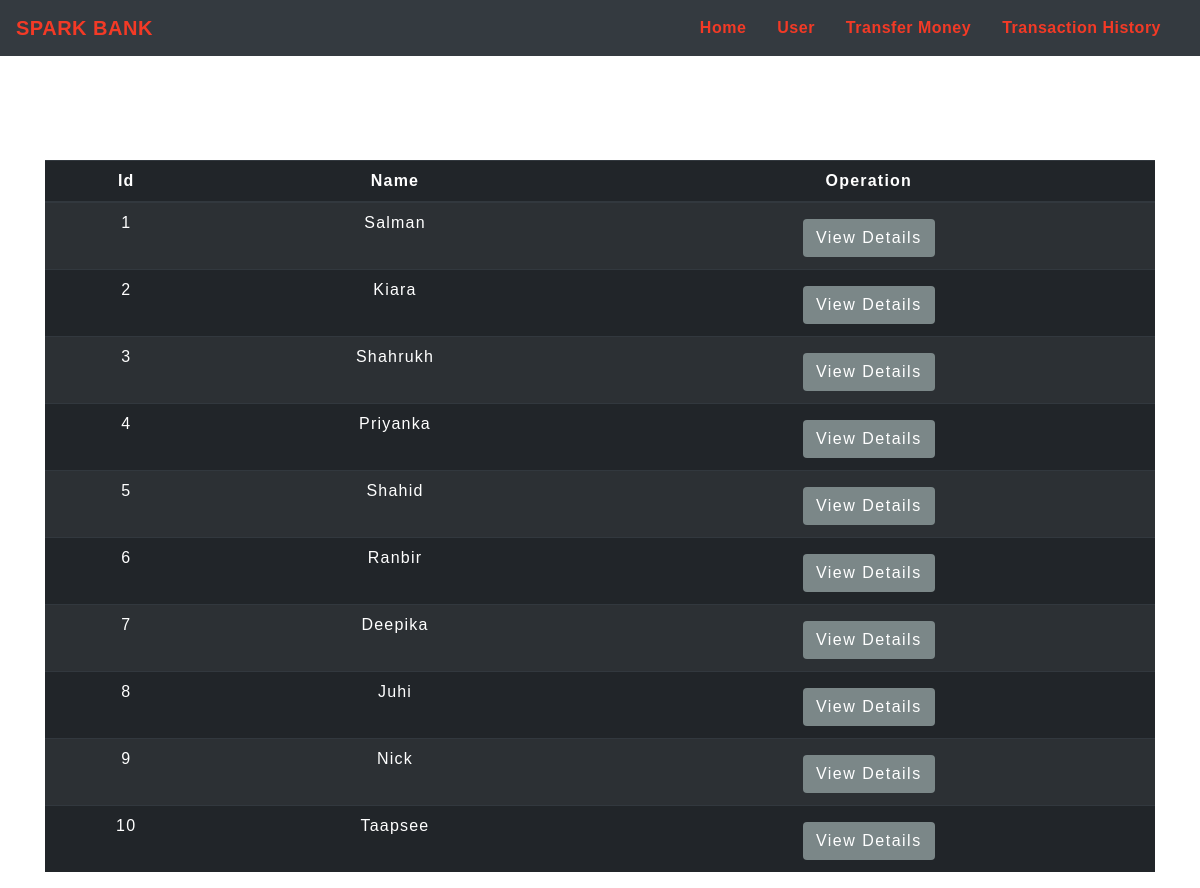
Screenshot of /viewallcustomers.php with the database file from the repository.
### tables this page shows
CREATE TABLE `users` (
  `id` int(3) NOT NULL,
  `name` text NOT NULL,
  `email` varchar(30) NOT NULL,
  `balance` int(8) NOT NULL
);

### viewallcustomers.php (the view, shortened to what this page needs)
<!DOCTYPE html>
<html lang="en">
<head>
<link rel="stylesheet" href="https://maxcdn.bootstrapcdn.com/bootstrap/4.0.0/css/bootstrap.min.css">
<link rel="stylesheet" type="text/css" href="css/table.css">
<link rel="stylesheet" type="text/css" href="css/style.css?v=<?php echo time(); ?>">
<link rel="stylesheet" type="text/css" href="css/navbar.css?v=<?php echo time(); ?>">
</head>
<body>
<?php
include 'config.php';
$sql = "SELECT * FROM users";
$result = mysqli_query($conn,$sql);
?>
<?php
include 'navbar.php';
?>
<div class="container">
<h2 class="text-center pt-4" style="color: #fff; ">List of Users</h2>
<br>
<div class="row">
<div class="col">
<div class="table-responsive-sm">
<table class="table table-hover table-dark table-striped">
<thead>
<tr>
<th scope="col" class="text-center py-2">Id</th>
<th scope="col" class="text-center py-2">Name</th>
<th scope="col" class="text-center py-2">Operation</th>
</tr>
</thead>
<tbody>
<?php
while($rows=mysqli_fetch_assoc($result))
{
?>
<tr>
<td class="py-2"><?php echo $rows['id'] ?></td>
<td class="py-2"><?php echo $rows['name']?></td>
<td><a href="selecteduserdetail.php?id= <?php echo $rows['id'] ;?>"> <button type="button" class="btn mt-1 mb-0">View Details</button></a></td>
</tr>
<?php
}
?>
</tbody>
</table>
</div>
</div>
</div>
</div>
</body>
</html>

### css/table.css (style rules this page uses)
* { padding: 0; margin: 0; box-sizing: border-box; font-family: sans-serif; }
h2 { font-size: 40px; }
table { letter-spacing: 1.2px; }
td { text-align: center; }
button { border:none; background: #d9d9d9; transition: 1s; }

### css/style.css (style rules this page uses)
* { padding: 0; margin: 0; box-sizing: border-box; font-family: sans-serif; }
button { border:none; border-radius: 8px; padding: 10px; background:#7B8788; color:white; letter-spacing: 1.5px; font-size: 15px; transition: 0.5s; }

### css/navbar.css (style rules this page uses)
h2 { color: #4C4B4B; letter-spacing: 0.5px; font-family: raleway; }

### viewallcustomers.php (style rules this page uses)
button { transition: 1.5s; }

### rows the page displays
users: id "1", name "Salman"
users: id "2", name "Kiara"
users: id "3", name "Shahrukh"
users: id "4", name "Priyanka"
users: id "5", name "Shahid"
users: id "6", name "Ranbir"
users: id "7", name "Deepika"
users: id "8", name "Juhi"
users: id "9", name "Nick"
users: id "10", name "Taapsee"
